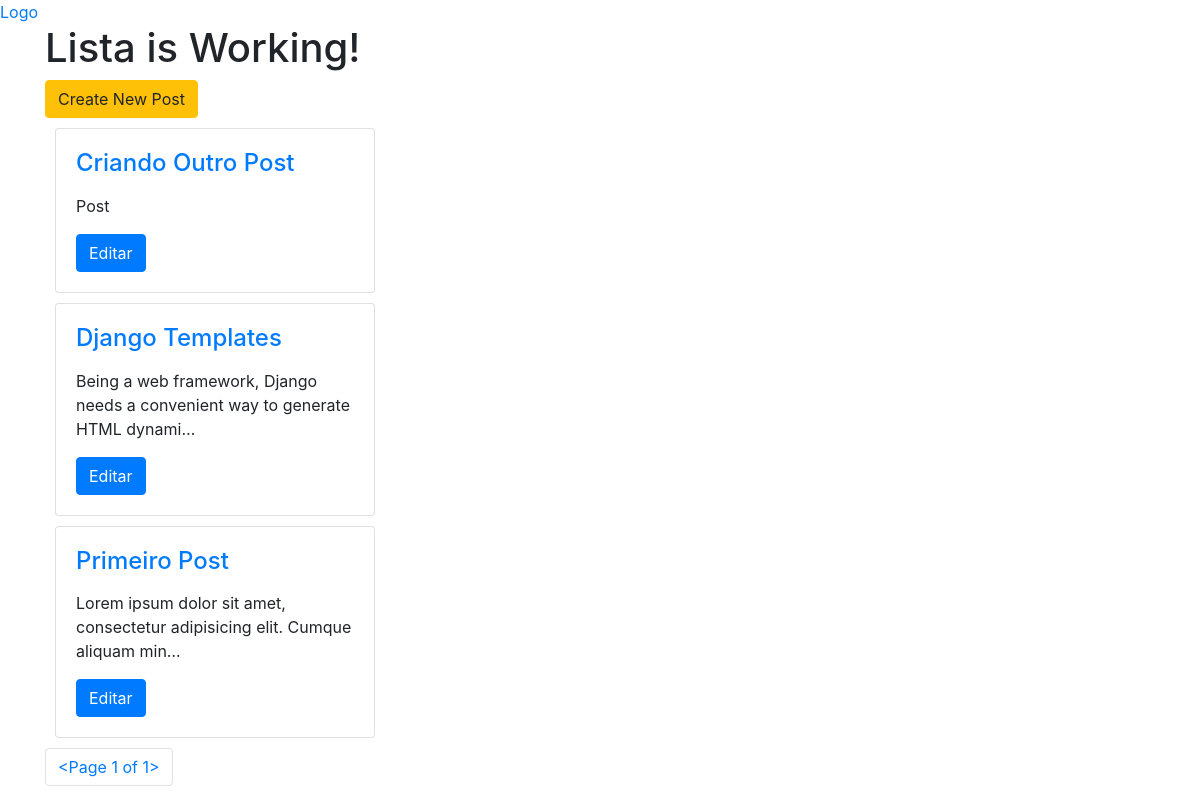
/, run on an earlier commit of the app's database.
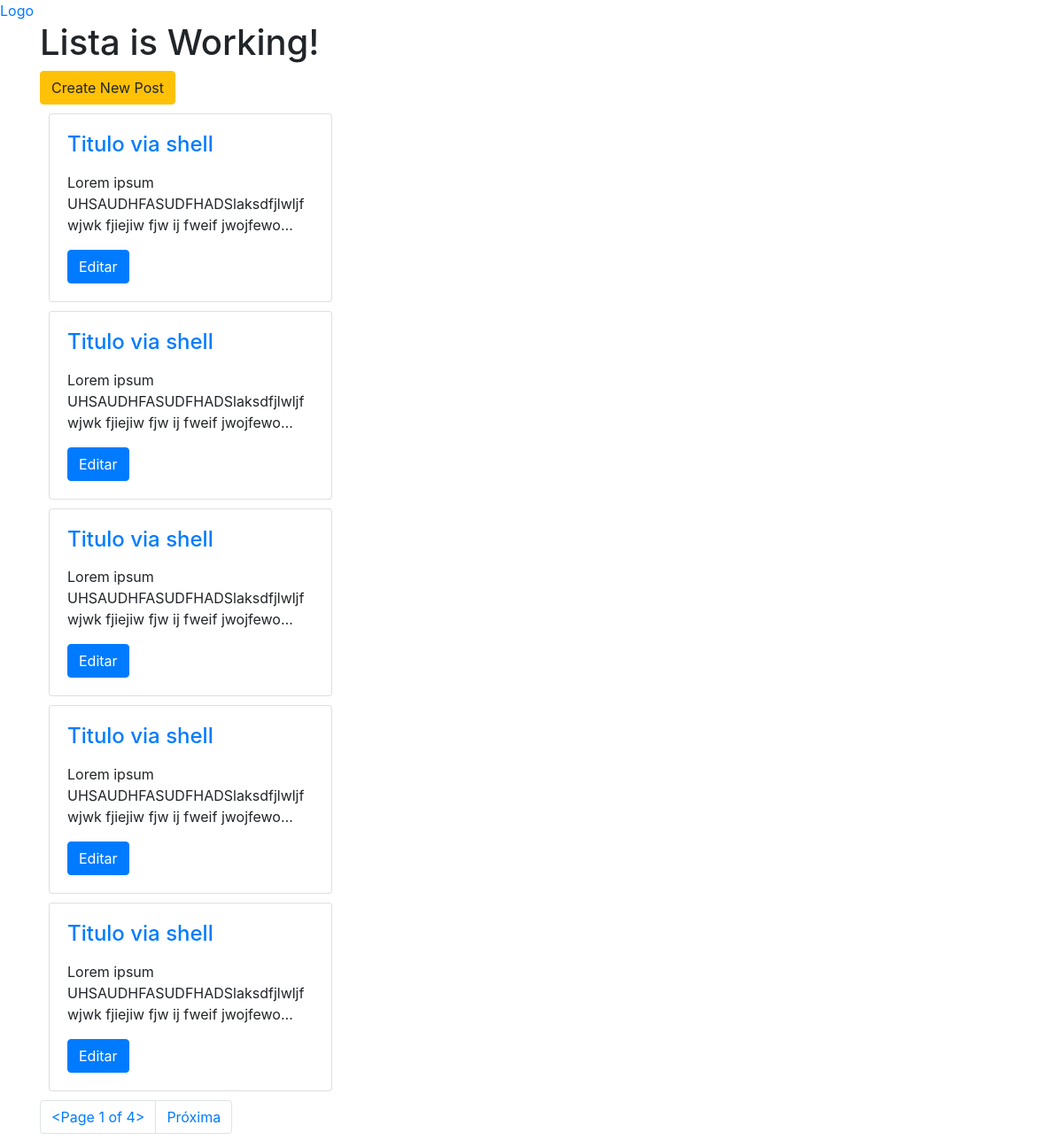
And on a later commit of the database.
### posts/models.py (models this page shows, shortened)
class Post(models.Model):
	title = models.CharField(max_length=120)
	image = models.FileField(null=True,blank=True)
	content = models.TextField()
	updated = models.DateTimeField(auto_now=True,auto_now_add=False)
	created = models.DateTimeField(auto_now=False, auto_now_add=True)
	class Meta:
		ordering = ['-id','-created']

### posts/views.py (the view)
# urls.py: url(r'^$', posts_list, name='list'),
def posts_list(request):
	queryset_list = Post.objects.all().order_by('-created')
	paginator = Paginator(queryset_list,5)
	page = request.GET.get('pagina')
	try:
		queryset = paginator.page(page)
	except PageNotAnInteger:
		queryset = paginator.page(1)
	except EmptyPage:
		queryset = paginator.page(paginator.num_pages)
	context = {
		'title':'Lista',
		'posts':queryset
	}
	return render(request,'base.html',context)

### posts/templates/base.html (shortened to what this page needs)
{% load staticfiles %}
<!DOCTYPE html>
<html>
<head>
    <link rel="stylesheet" href="https://maxcdn.bootstrapcdn.com/bootstrap/4.0.0-beta/css/bootstrap.min.css">
    <link rel="stylesheet" href="{% static 'posts/teste.css' %}">
</head>
<body>
        <a href="{% url 'posts:list' %}">Logo</a>
<div class="container">
    {% block container %}
        <h1>{{ title }} is Working!</h1>
        <a href="{% url 'posts:create' %}" class="btn btn-warning">Create New Post</a>
        {% for post in posts%}
        <div class="card" style="width: 20rem; margin: 10px;">
            <div class="card-body">
                <h4 class="card-title"><a href="{% url 'posts:detail' id=post.id %}">{{ post.title}}</a></h4>
                <p class="card-text">{{ post.content | linebreaks | truncatechars:80 }}</p>
                <a href="{% url 'posts:update' id=post.id %}" class="btn btn-primary">Editar</a>
            </div>
        </div>
        {% endfor%}
    {% endblock %}
<nav aria-label="Page navigation example">
  <ul class="pagination">
      <li class="page-item"><a href="?pagina={{ posts }}" class="page-link">{{ posts }}</a></li>
      {% if posts.has_next %}
        <li class="page-item"><a class="page-link" href="?pagina={{ posts.next_page_number }}">Próxima</a></li>
      {% endif %}
  </ul>
</nav>
</div>
</body>
</html>

What changed in the data, as far as the page shows it:
no longer on this page (row unchanged): Post: title "Criando Outro Post", content "Post"
no longer on this page (row unchanged): Post: title "Django Templates", content "Being a web framework, Django needs a convenient way to generate HTML dynami…"
no longer on this page (row edited): Post: title "Primeiro Post", content "Lorem ipsum dolor sit amet, consectetur adipisicing elit. Cumque aliquam min…"
added Post: title "Titulo via shell", content "Lorem ipsum UHSAUDHFASUDFHADSlaksdfjlwljf wjwk fjiejiw fjw ij fweif jwojfewo…"
added Post: title "Titulo via shell", content "Lorem ipsum UHSAUDHFASUDFHADSlaksdfjlwljf wjwk fjiejiw fjw ij fweif jwojfewo…"
added Post: title "Titulo via shell", content "Lorem ipsum UHSAUDHFASUDFHADSlaksdfjlwljf wjwk fjiejiw fjw ij fweif jwojfewo…"
added Post: title "Titulo via shell", content "Lorem ipsum UHSAUDHFASUDFHADSlaksdfjlwljf wjwk fjiejiw fjw ij fweif jwojfewo…"
added Post: title "Titulo via shell", content "Lorem ipsum UHSAUDHFASUDFHADSlaksdfjlwljf wjwk fjiejiw fjw ij fweif jwojfewo…"
Also different on the page:
{{ posts }}: "<Page 1 of 1>" → "<Page 1 of 4>"
text now shown: "Próxima"
